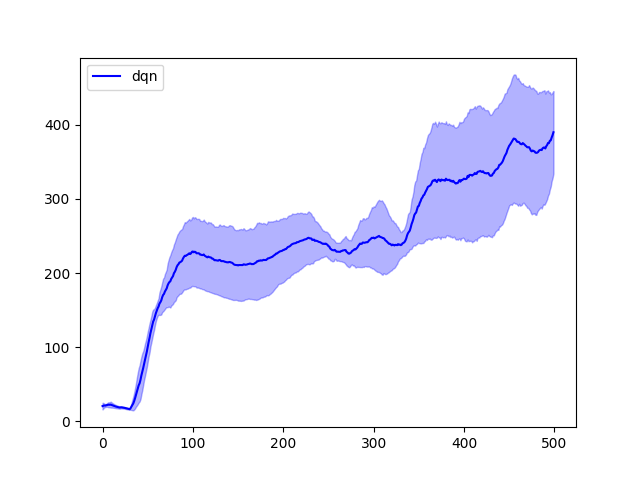

The Python source for this figure:
from turtle import update
import gym
import numpy as np
import utils.envs, utils.seed, utils.buffers, utils.torch
import torch
import tqdm
import matplotlib.pyplot as plt
import warnings
warnings.filterwarnings("ignore")

# Deep Q Learning
# Slide 14
# cs.uwaterloo.ca/~ppoupart/teaching/cs885-spring20/slides/cs885-lecture4b.pdf

# Constants
SEEDS = [1, 2, 3, 4, 5]
t = utils.torch.TorchHelper()
DEVICE = t.device
OBS_N = 4               # State space size
ACT_N = 2               # Action space size
STARTING_EPSILON = 1.0  # Starting epsilon
STEPS_MAX = 10000       # Gradually reduce epsilon over these many steps
EPSILON_END = 0.1       # At the end, keep epsilon at this value
MINIBATCH_SIZE = 64     # How many examples to sample per train step
GAMMA = 0.99            # Discount factor in episodic reward objective
LEARNING_RATE = 5e-4    # Learning rate for Adam optimizer
TRAIN_AFTER_EPISODES = 10   # Just collect episodes for these many episodes
TRAIN_EPOCHS = 25        # Train for these many epochs every time
BUFSIZE = 10000         # Replay buffer size
EPISODES = 500          # Total number of episodes to learn over
TEST_EPISODES = 10      # Test episodes
HIDDEN = 512            # Hidden nodes
TARGET_NETWORK_UPDATE_FREQ = 10 # Target network update frequency

# Global variables
EPSILON = STARTING_EPSILON
Q = None

# Create environment
# Create replay buffer
# Create network for Q(s, a)
# Create target network
# Create optimizer
def create_everything(seed):
    utils.seed.seed(seed)
    env = utils.envs.TimeLimit(utils.envs.NoisyCartPole(), 500)
    env.seed(seed)
    test_env = utils.envs.TimeLimit(utils.envs.NoisyCartPole(), 500)
    test_env.seed(seed)
    buf = utils.buffers.ReplayBuffer(BUFSIZE)
    Q = torch.nn.Sequential(
        torch.nn.Linear(OBS_N, HIDDEN), torch.nn.ReLU(),
        torch.nn.Linear(HIDDEN, HIDDEN), torch.nn.ReLU(),
        torch.nn.Linear(HIDDEN, ACT_N)
    ).to(DEVICE)
    Qt = torch.nn.Sequential(
        torch.nn.Linear(OBS_N, HIDDEN), torch.nn.ReLU(),
        torch.nn.Linear(HIDDEN, HIDDEN), torch.nn.ReLU(),
        torch.nn.Linear(HIDDEN, ACT_N)
    ).to(DEVICE)
    OPT = torch.optim.Adam(Q.parameters(), lr = LEARNING_RATE)
    return env, test_env, buf, Q, Qt, OPT

# Create epsilon-greedy policy
def policy(env, obs):

    global EPSILON, EPSILON_END, STEPS_MAX, Q
    obs = t.f(obs).view(-1, OBS_N)  # Convert to torch tensor
    
    # With probability EPSILON, choose a random action
    # Rest of the time, choose argmax_a Q(s, a) 
    if np.random.rand() < EPSILON:
        action = np.random.randint(ACT_N)
    else:
        qvalues = Q(obs)
        action = torch.argmax(qvalues).item()
    
    # Epsilon update rule: Keep reducing a small amount over
    # STEPS_MAX number of steps, and at the end, fix to EPSILON_END
    EPSILON = max(EPSILON_END, EPSILON - (1.0 / STEPS_MAX))
    
    return action

# Update networks
def update_networks(epi, buf, Q, Qt, OPT):
    
    # Sample a minibatch (s, a, r, s', d)
    # Each variable is a vector of corresponding values
    S, A, R, S2, D = buf.sample(MINIBATCH_SIZE, t)
    
    # Get Q(s, a) for every (s, a) in the minibatch
    qvalues = Q(S).gather(1, A.view(-1, 1)).squeeze()

    # Get max_a' Q(s', a') for every (s') in the minibatch
    q2values = torch.max(Qt(S2), dim = 1).values

    # If done, 
    #   y = r(s, a) + GAMMA * max_a' Q(s', a') * (0)
    # If not done,
    #   y = r(s, a) + GAMMA * max_a' Q(s', a') * (1)       
    targets = R + GAMMA * q2values * (1-D)

    # Detach y since it is the target. Target values should
    # be kept fixed.
    loss = torch.nn.MSELoss()(targets.detach(), qvalues)

    # Backpropagation
    OPT.zero_grad()
    loss.backward()
    OPT.step()

    # Update target network
    if epi%TARGET_NETWORK_UPDATE_FREQ==0:
        Qt.load_state_dict(Q.state_dict())

    return loss.item()

# Play episodes
# Training function
def train(seed):

    global EPSILON, Q
    print("Seed=%d" % seed)

    # Create environment, buffer, Q, Q target, optimizer
    env, test_env, buf, Q, Qt, OPT = create_everything(seed)

    # epsilon greedy exploration
    EPSILON = STARTING_EPSILON

    testRs = [] 
    last25testRs = []
    print("Training:")
    pbar = tqdm.trange(EPISODES)
    for epi in pbar:

        # Play an episode and log episodic reward
        S, A, R = utils.envs.play_episode_rb(env, policy, buf)
        
        # Train after collecting sufficient experience
        if epi >= TRAIN_AFTER_EPISODES:

            # Train for TRAIN_EPOCHS
            for tri in range(TRAIN_EPOCHS): 
                update_networks(epi, buf, Q, Qt, OPT)

        # Evaluate for TEST_EPISODES number of episodes
        Rews = []
        for epj in range(TEST_EPISODES):
            S, A, R = utils.envs.play_episode(test_env, policy, render = False)
            Rews += [sum(R)]
        testRs += [sum(Rews)/TEST_EPISODES]

        # Update progress bar
        last25testRs += [sum(testRs[-25:])/len(testRs[-25:])]
        pbar.set_description("R25(%g)" % (last25testRs[-1]))

    pbar.close()
    print("Training finished!")
    env.close()

    return last25testRs

# Plot mean curve and (mean-std, mean+std) curve with some transparency
# Clip the curves to be between 0, 200
def plot_arrays(vars, color, label):
    mean = np.mean(vars, axis=0)
    std = np.std(vars, axis=0)
    plt.plot(range(len(mean)), mean, color=color, label=label)
    plt.fill_between(range(len(mean)), np.maximum(mean-std, 0), np.minimum(mean+std,500), color=color, alpha=0.3)

if __name__ == "__main__":

    # Train for different seeds
    curves = []
    for seed in SEEDS:
        curves += [train(seed)]

    # Plot the curve for the given seeds
    plot_arrays(curves, 'b', 'dqn')
    plt.legend(loc='best')
    # plt.show()
plt.savefig('DQN.png')
